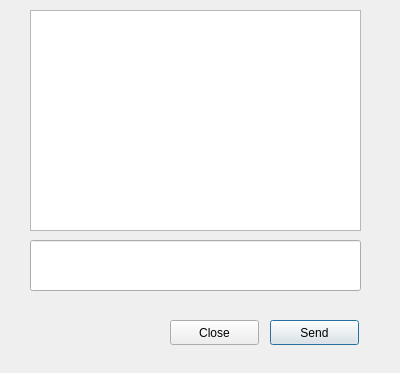
<?xml version="1.0" encoding="UTF-8"?>
<ui version="4.0">
 <class>Chatbox</class>
 <widget class="QDialog" name="Chatbox">
  <property name="geometry">
   <rect>
    <x>0</x>
    <y>0</y>
    <width>400</width>
    <height>373</height>
   </rect>
  </property>
  <property name="windowTitle">
   <string>Dialog</string>
  </property>
  <widget class="QTextBrowser" name="textBrowser">
   <property name="geometry">
    <rect>
     <x>30</x>
     <y>10</y>
     <width>331</width>
     <height>221</height>
    </rect>
   </property>
  </widget>
  <widget class="QPushButton" name="send">
   <property name="geometry">
    <rect>
     <x>270</x>
     <y>320</y>
     <width>89</width>
     <height>25</height>
    </rect>
   </property>
   <property name="text">
    <string>Send</string>
   </property>
  </widget>
  <widget class="QLineEdit" name="message">
   <property name="geometry">
    <rect>
     <x>30</x>
     <y>240</y>
     <width>331</width>
     <height>51</height>
    </rect>
   </property>
  </widget>
  <widget class="QPushButton" name="close">
   <property name="geometry">
    <rect>
     <x>170</x>
     <y>320</y>
     <width>89</width>
     <height>25</height>
    </rect>
   </property>
   <property name="text">
    <string>Close</string>
   </property>
  </widget>
 </widget>
 <resources/>
 <connections/>
</ui>
